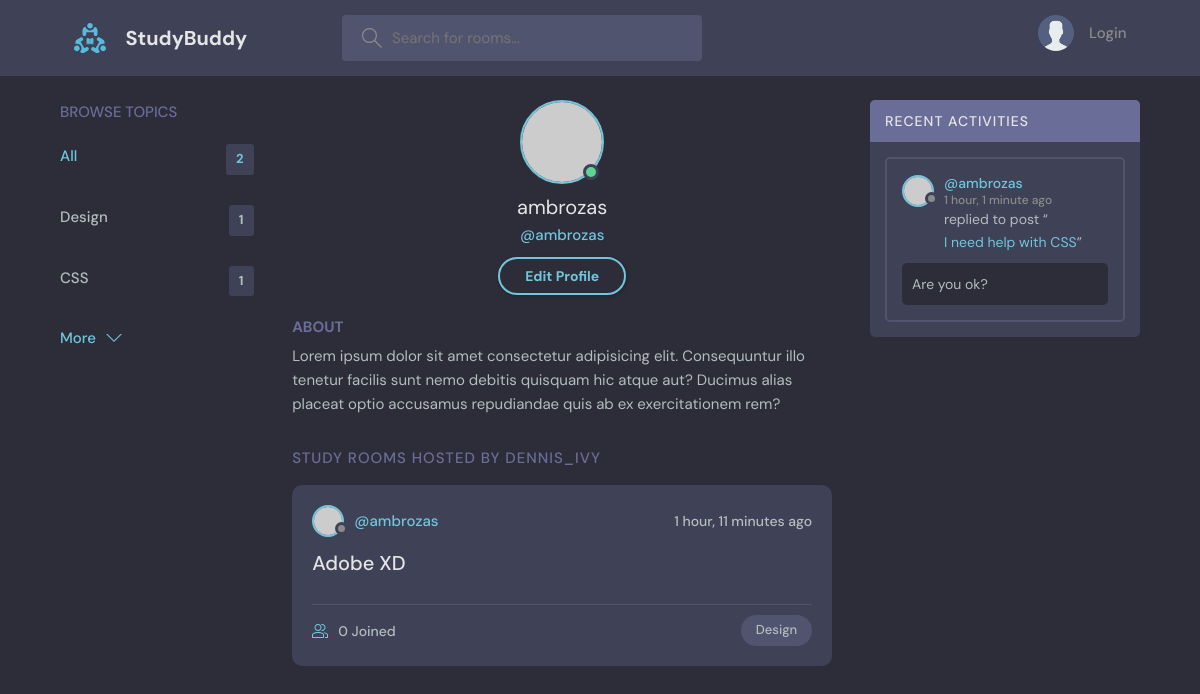
The app's page /profile/1 with its own data.
### base/models.py (models this page shows, shortened)
class Topic(models.Model):
    name = models.CharField(max_length=200)

class Room(models.Model):
    host = models.ForeignKey(User, on_delete=models.SET_NULL, null=True)
    topic = models.ForeignKey(Topic, on_delete=models.SET_NULL, null=True)
    name = models.CharField(max_length=200)
    description = models.TextField(null=True, blank=True)
    participants = models.ManyToManyField(User, related_name='participants', blank=True)
    updated = models.DateTimeField(auto_now=True)
    created = models.DateTimeField(auto_now_add=True)
    class Meta:
        ordering = ['-updated', '-created']
    def __str__(self):
        return self.name

class Message(models.Model):
    user = models.ForeignKey(User, on_delete=models.CASCADE)
    room = models.ForeignKey(Room, on_delete=models.CASCADE)
    body = models.TextField()
    updated = models.DateTimeField(auto_now=True)
    created = models.DateTimeField(auto_now_add=True)
    class Meta:
        ordering = ['-updated', '-created']

### base/views.py (the view)
# urls.py: path('profile/<str:pk>', views.userProfile, name="user-profile"),
def userProfile(request, pk):
    user = User.objects.get(id=pk)
    rooms = user.room_set.all()
    room_messages = user.message_set.all()
    topics = Topic.objects.all()
    context = {'user': user, 'rooms': rooms, 'room_messages': room_messages, 'topics': topics}
    return render(request, 'base/profile.html', context)

### base/templates/base/profile.html
{% extends 'main.html' %}
{% block content %}
  <main class="profile-page layout layout--3">
    <div class="container">
      {% include 'base/topics_component.html' %}
      <div class="roomList">
        <div class="profile">
          <div class="profile__avatar">
            <div class="avatar avatar--large active">
              <img src="https://randomuser.me/api/portraits/men/11.jpg" />
            </div>
          </div>
          <div class="profile__info">
            <h3>{{user.username}}</h3>
            <p>@{{user.username}}</p>
            <a href="edit-user.html" class="btn btn--main btn--pill">Edit Profile</a>
          </div>
          <div class="profile__about">
            <h3>About</h3>
            <p>
              Lorem ipsum dolor sit amet consectetur adipisicing elit. Consequuntur illo tenetur
              facilis sunt nemo debitis quisquam hic atque aut? Ducimus alias placeat optio
              accusamus repudiandae quis ab ex exercitationem rem?
            </p>
          </div>
        </div>
        <div class="roomList__header">
          <div>
            <h2>Study Rooms Hosted by dennis_ivy</a>
            </h2>
          </div>
        </div>
        {% include 'base/feed_component.html' %}
      </div>
      {% include 'base/activity_component.html' %}
    </div>
  </main>
{% endblock content %}

### base/templates/base/topics_component.html
<div class="topics">
    <div class="topics__header">
      <h2>Browse Topics</h2>
    </div>
    <ul class="topics__list">
      <li>
        <a href="{% url 'home' %}" class="active">All <span>{{topics.count}}</span></a>
      </li>
      {% for topic in topics %}
      <li>
        <a href="{% url 'home' %}?q={{topic.name}}">{{topic.name}}<span>{{topic.room_set.all.count}}</span></a>
      </li>
      {% endfor %}
    </ul>
    <a class="btn btn--link" href="topics.html">
      More
      <svg version="1.1" xmlns="http://www.w3.org/2000/svg" width="32" height="32" viewBox="0 0 32 32">
        <title>chevron-down</title>
        <path d="M16 21l-13-13h-3l16 16 16-16h-3l-13 13z"></path>
      </svg>
    </a>
  </div>

### base/templates/base/feed_component.html (shortened to what this page needs)
{% for room in rooms %}
<div class="roomListRoom">
    <div class="roomListRoom__header">
      <a href="{% url 'user-profile' room.host.id %}" class="roomListRoom__author">
        <div class="avatar avatar--small">
          <img src="https://randomuser.me/api/portraits/women/11.jpg" />
        </div>
        <span>@{{room.host.username}}</span>
      </a>
      <div class="roomListRoom__actions">
        <span>{{room.created|timesince}} ago</span>
      </div>
    </div>
    <div class="roomListRoom__content">
      <a href="{% url 'room' room.id %}">{{room.name}}</a>
    </div>
    <div class="roomListRoom__meta">
      <a href="{% url 'room' room.id %}" class="roomListRoom__joined">
        {{room.participants.all.count}} Joined
      </a>
      <p class="roomListRoom__topic">{{room.topic.name}}</p>
    </div>
</div>
{% endfor %}

### base/templates/base/activity_component.html (shortened to what this page needs)
<div class="activities">
    <div class="activities__header">
      <h2>Recent Activities</h2>
    </div>
    {% for message in room_messages %}
    <div class="activities__box">
      <div class="activities__boxHeader roomListRoom__header">
        <a href="{% url 'user-profile' message.user.id %}" class="roomListRoom__author">
          <div class="avatar avatar--small">
            <img src="https://randomuser.me/api/portraits/women/11.jpg" />
          </div>
          <p>
            @{{message.user}}
            <span>{{message.created|timesince}} ago</span>
          </p>
        </a>
      </div>
      <div class="activities__boxContent">
        <p>replied to post “<a href="{% url 'room' message.room.id %}">{{message.room}}</a>”</p>
        <div class="activities__boxRoomContent">
          {{message.body}}
        </div>
      </div>
    </div>
    {% endfor %}
  </div>

### records on screen
Topic: name "Design", room_set.all.count "1"
Topic: name "CSS", room_set.all.count "1"
Room: host.username "ambrozas", created "1 hour, 11 minutes", name "Adobe XD", participants.all.count "0", topic.name "Design"
Message: user "ambrozas", created "1 hour, 1 minute", room "I need help with CSS", body "Are you ok?"

### other values on screen
{{ topics.count }} "2"
{{ user.username }} "ambrozas"
